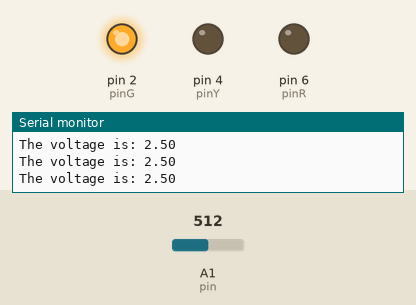
Bench run of a sketch on a simulated Arduino Uno, built with avr-gcc and run on an emulated ATmega328P. Parts: output pins drawn as LEDs (lit = HIGH), the last lines printed to the serial monitor. The test bench sets the inputs (shaded band); at power-on: A1 (pin) = 512.

Above: at 1.3 s.
1.4 s: A1 (pin) set to 605
3.2 s: A1 (pin) set to 624
At 5.2 s:
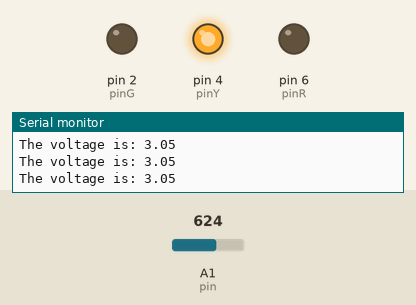
5.5 s: A1 (pin) set to 808
7.2 s: A1 (pin) set to 827
At 8.5 s:
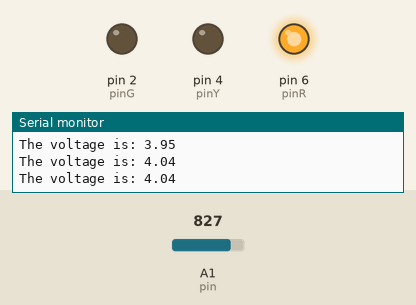
9.5 s: A1 (pin) set to 716
At 11.2 s:
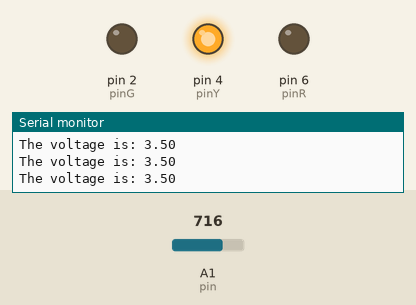
11.5 s: A1 (pin) set to 900
At 12.9 s:
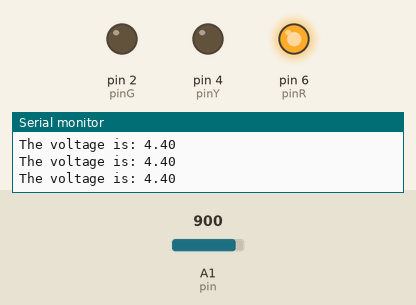
Timing chart, 0 to 14.5 s (numbered marks = the images above; inputs shaded):
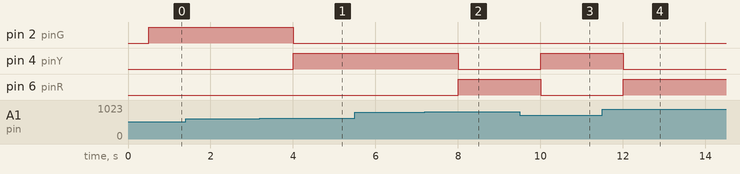

Measured:
- the behaviour switches between 613 and 614 on A1 (pin) (found by bisection; images 0 and 1)
- the behaviour switches between 818 and 819 on A1 (pin) (found by bisection; images 1 and 2)
- after the input at 3.2 s, pin 2 (pinG): HIGH → LOW after 0.80 s; pin 4 (pinY): LOW → HIGH after 0.80 s
- after the input at 7.2 s, pin 4 (pinY): HIGH → LOW after 0.81 s; pin 6 (pinR): LOW → HIGH after 0.81 s
- after the input at 9.5 s, pin 4 (pinY): LOW → HIGH after 0.51 s; pin 6 (pinR): HIGH → LOW after 0.51 s
- after the input at 11.5 s, pin 4 (pinY): HIGH → LOW after 0.51 s; pin 6 (pinR): LOW → HIGH after 0.51 s

The sketch:

Potentiometer.ino
```cpp
int pin = A1;
int potV;
int pinG = 2;
int pinY = 4;
int pinR = 6;
float vol;
String text = "The voltage is: ";

void setup() {
  // put your setup code here, to run once:
  pinMode(pin,INPUT);
  pinMode(pinG,OUTPUT);
  pinMode(pinY,OUTPUT);
  pinMode(pinR,OUTPUT);
  Serial.begin(9600);
}

void loop() {
  // put your main code here, to run repeatedly:
  potV = analogRead(pin);
  vol = (5./1023.) * potV;
  Serial.println(text + vol);
  delay(500);

  // Below 3 V, green LED
  if (vol < 3.0){
    digitalWrite(pinG,HIGH);
    digitalWrite(pinY,LOW);
    digitalWrite(pinR,LOW);
  }

  // if between 3 and 4V, yellow LED
  if (vol >= 3.0 and vol <= 4.0) {
    digitalWrite(pinG,LOW);
    digitalWrite(pinY,HIGH);
    digitalWrite(pinR,LOW);
  }

  // if above 4V, red LED
  if (vol >= 4.0) {
    digitalWrite(pinY,LOW);
    digitalWrite(pinR,HIGH);
    digitalWrite(pinG,LOW);

  }

}
```
